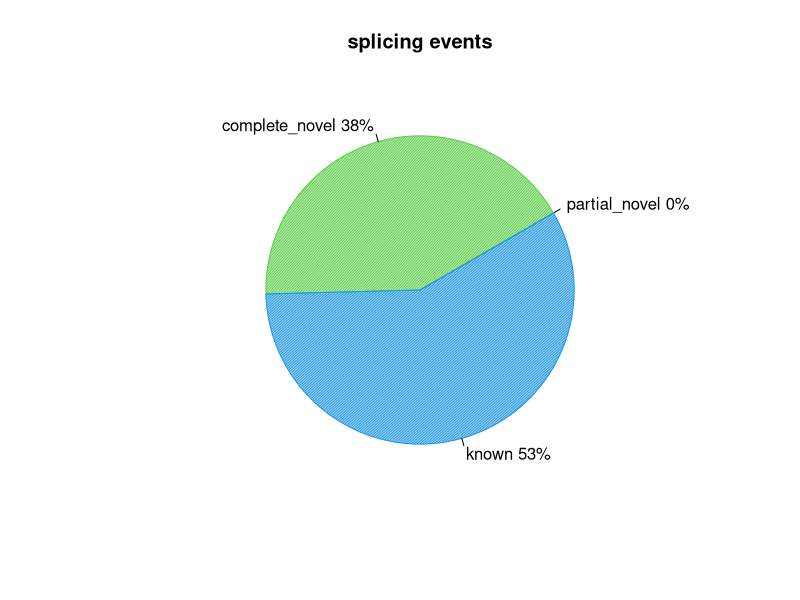
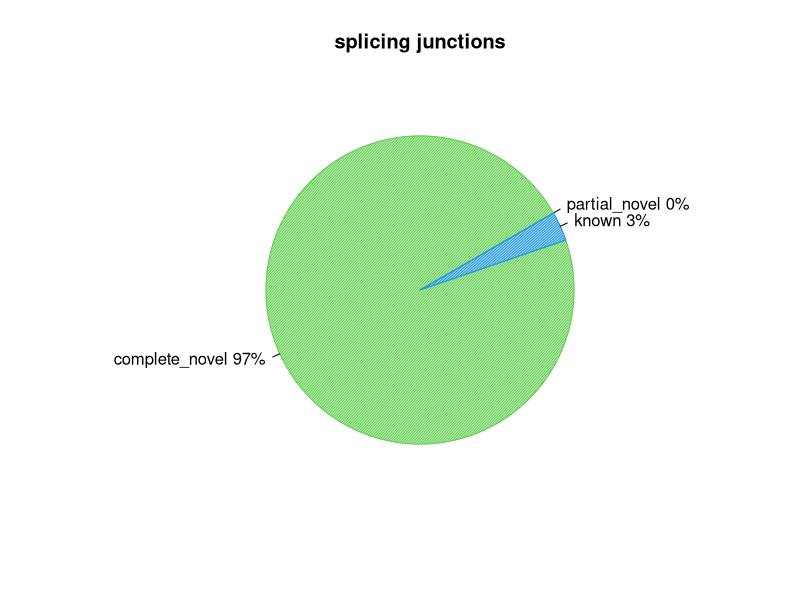

Generate these figures, in order, with R:
pdf("WT_REP2.splice_events.pdf")
events=c(0.0,38.23109843081313,52.639087018544934)
pie(events,col=c(2,3,4),init.angle=30,angle=c(60,120,150),density=c(70,70,70),main="splicing events",labels=c("partial_novel 0%","complete_novel 38%","known 53%"))
dev.off()
pdf("WT_REP2.splice_junction.pdf")
junction=c(0.0,96.92307692307692,3.076923076923077)
pie(junction,col=c(2,3,4),init.angle=30,angle=c(60,120,150),density=c(70,70,70),main="splicing junctions",labels=c("partial_novel 0%","complete_novel 97%","known 3%"))
dev.off()
